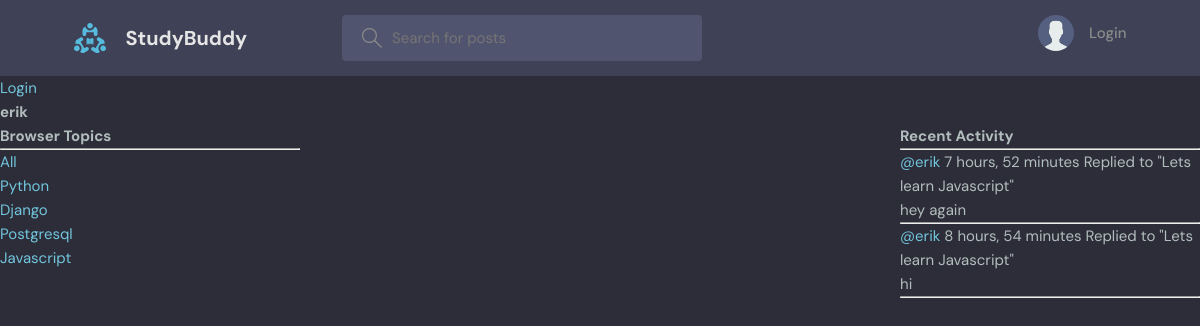
The app's page /profile/2/ with its own data.
### base/models.py (models this page shows, shortened)
class Topic(models.Model):
    name = models.CharField(max_length=255)

class Message(models.Model):
    user = models.ForeignKey(User, on_delete=models.CASCADE)
    room = models.ForeignKey(Room, on_delete=models.CASCADE)
    body = models.TextField()
    updated = models.DateTimeField(auto_now=True)
    created = models.DateTimeField(auto_now_add=True)
    class Meta:
        ordering = ['-updated', '-created']
    def __str__(self):
        return self.body[0:50]

class Room(models.Model):
    host = models.ForeignKey(User, on_delete=models.SET_NULL, null=True)
    topic = models.ForeignKey(Topic, on_delete=models.SET_NULL, null=True)
    name = models.CharField(max_length=200)
    description = models.TextField(null=True, blank=True)
    participants = models.ManyToManyField(User, related_name='participants', blank=True)
    updated = models.DateTimeField(auto_now=True)
    created = models.DateTimeField(auto_now_add=True)
    class Meta:
        ordering = ['-updated', '-created']
    def __str__(self):
        return self.name

### base/views.py (the view)
# urls.py: path('profile/<str:pk>/', views.userProfile, name="user-profile"),
def userProfile(request, pk):
    user = User.objects.get(id=pk)
    rooms = user.room_set.all()
    room_messages = user.message_set.all()
    topics = Topic.objects.all()
    context = {
      'user': user,
      'rooms': rooms,
      'room_messages': room_messages,
      'topics': topics,
    }
    return render(request, 'base/profile.html', context)

### base/templates/base/profile.html (shortened to what this page needs)
{% extends 'main.html' %}
{% block content %}
    <h1>{{ user.username }}</h1>
    <div class="profile-container">
      <div>
          {% include 'base/topics_component.html' %}
      </div>
    <div>
    </div>
    <div>
        {% include 'base/activity_component.html' %}
    </div>
    </div>
{% endblock content %}

### base/templates/base/topics_component.html
       <h3>Browser Topics</h3>
        <hr>
     <div>
         <a href="{% url 'home' %}">All</a>
     </div>
        {% for topic in topics %}
            <div>
               <a href="{% url 'home'  %}?q={{ topic.name }}">{{ topic.name }}</a>
            </div>
        {% endfor %}

### base/templates/base/activity_component.html (shortened to what this page needs)
           <h3>Recent Activity</h3>
           <hr>
        {% for message in room_messages %}
            <div>
                <small><a href="{% url 'user-profile' message.user.id %}">@{{ message.user }}</a> {{ message.created|timesince }}</small>
               <small>Replied to "{{ message.room }}"</small>
            <p>{{ message}}</p>
            <hr>
            </div>
        {% endfor %}

### static/styles/style.css (style rules this page uses)
:root { --color-main: #71c6dd; --color-main-light: #e1f6fb; --color-dark: #3f4156; --color-dark-medium: #51546e; --color-dark-light: #696d97; --color-light: #e5e5e5; --color-gray: #8b8b8b; --color-light-gray: #b2bdbd; --color-bg: #2d2d39; --color-success: #5dd693; --color-error: #fc4b0b; }
* { font-family: "DM Sans", -apple-system, BlinkMacSystemFont, "Segoe UI", Roboto, Oxygen, Ubuntu, Cantarell, "Open Sans", "Helvetica Neue", sans-serif; margin: 0; padding: 0; box-sizing: border-box; text-rendering: optimizeLegibility; font-size: inherit; }
html { font-size: 56.25%; }
@media only screen and (min-width: 1200px) { html { font-size: 62.5%; } }
body { line-height: 1.6; font-weight: 400; font-size: 1.5rem; color: var(--color-light-gray); background-color: var(--color-bg); min-height: 100vh; }
a { display: inline-block; color: var(--color-main); text-decoration: none; }

### base/templates/base/profile.html (style rules this page uses)
.profile-container { display: grid; grid-template-columns: 1fr 2fr 1fr; }

### records on screen
Topic: name "Python"
Topic: name "Django"
Topic: name "Postgresql"
Topic: name "Javascript"
Message: user "erik", created "7 hours, 52 minutes", room "Lets learn Javascript", body "hey again"
Message: user "erik", created "8 hours, 54 minutes", room "Lets learn Javascript", body "hi"

### other values on screen
{{ user.username }} "erik"
